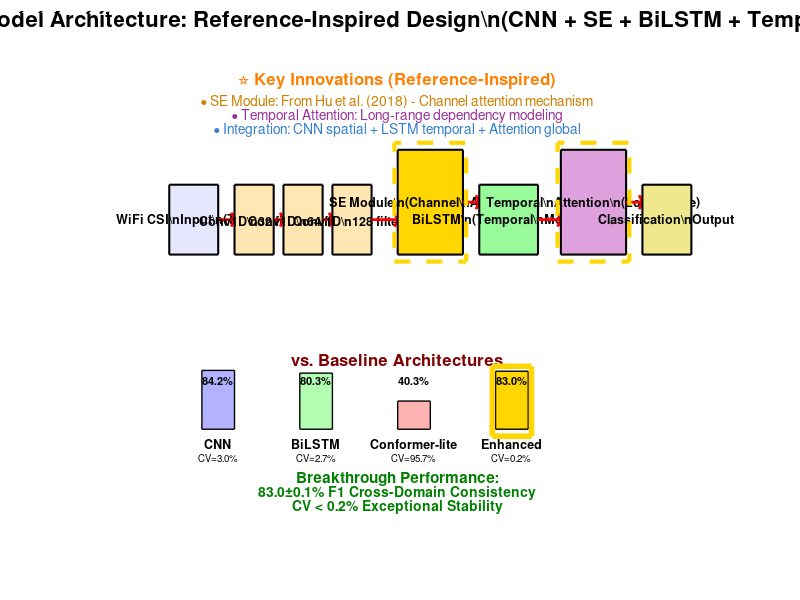
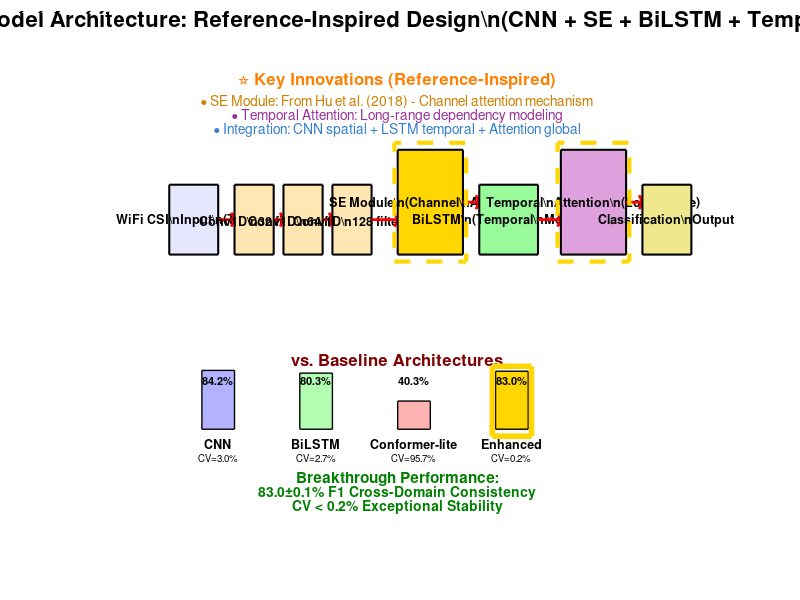

Recreate these plots in MATLAB, in order.
% Enhanced Model Architecture - Final Compatible Version
% Reference-inspired design using basic Octave functions
% IEEE IoTJ Compatible

close all; clear; clc;

fprintf('🏗️ Enhanced Model Architecture - Reference Style...\n');

% Create figure
figure('Position', [100, 100, 1400, 900]);

% === Architecture Components Data ===
% Component specifications
comp_x = [2, 4, 5.5, 7, 9, 11.5, 14, 16.5];
comp_y = [4, 4, 4, 4, 4, 4, 4, 4];
comp_w = [1.5, 1.2, 1.2, 1.2, 2, 1.8, 2, 1.5];
comp_h = [1, 1, 1, 1, 1.5, 1, 1.5, 1];

% Component colors (RGB)
comp_colors = [
    0.9, 0.9, 1.0;   % Input
    1.0, 0.9, 0.7;   % CNN1
    1.0, 0.9, 0.7;   % CNN2  
    1.0, 0.9, 0.7;   % CNN3
    1.0, 0.84, 0.0;  % SE (Gold)
    0.6, 0.98, 0.6;  % BiLSTM
    0.87, 0.63, 0.87; % Attention (Purple)
    0.94, 0.91, 0.55  % Output
];

% Component labels
comp_labels = {
    'WiFi CSI\nInput\n(T×F×N)',
    'Conv1D\n32 filters',
    'Conv1D\n64 filters', 
    'Conv1D\n128 filters',
    'SE Module\n(Channel\nAttention)',
    'BiLSTM\n(Temporal\nModeling)',
    'Temporal\nAttention\n(Long-range)',
    'Classification\nOutput'
};

hold on;

% Draw components using patch
for i = 1:length(comp_x)
    % Create rectangle vertices
    x_rect = [comp_x(i), comp_x(i) + comp_w(i), comp_x(i) + comp_w(i), comp_x(i)];
    y_rect = [comp_y(i), comp_y(i), comp_y(i) + comp_h(i), comp_y(i) + comp_h(i)];
    
    % Draw filled rectangle
    fill(x_rect, y_rect, comp_colors(i, :), 'EdgeColor', 'k', 'LineWidth', 1.5);
    
    % Add component label
    text(comp_x(i) + comp_w(i)/2, comp_y(i) + comp_h(i)/2, comp_labels{i}, ...
         'HorizontalAlignment', 'center', 'FontWeight', 'bold', 'FontSize', 9);
    
    % Draw arrows between components (simple lines)
    if i < length(comp_x)
        start_x = comp_x(i) + comp_w(i);
        end_x = comp_x(i+1);
        arrow_y = comp_y(i) + comp_h(i)/2;
        
        % Main arrow line
        plot([start_x, end_x], [arrow_y, arrow_y], 'r-', 'LineWidth', 2);
        
        % Simple arrow head
        plot([end_x - 0.1, end_x, end_x - 0.1], [arrow_y - 0.1, arrow_y, arrow_y + 0.1], 'r-', 'LineWidth', 2);
    end
end

% === Key Innovation Highlights ===
% SE Module golden highlight
se_idx = 5;
plot([comp_x(se_idx) - 0.1, comp_x(se_idx) + comp_w(se_idx) + 0.1, ...
      comp_x(se_idx) + comp_w(se_idx) + 0.1, comp_x(se_idx) - 0.1, comp_x(se_idx) - 0.1], ...
     [comp_y(se_idx) - 0.1, comp_y(se_idx) - 0.1, ...
      comp_y(se_idx) + comp_h(se_idx) + 0.1, comp_y(se_idx) + comp_h(se_idx) + 0.1, comp_y(se_idx) - 0.1], ...
     'Color', [1, 0.84, 0], 'LineWidth', 3, 'LineStyle', '--');

% Attention highlight
att_idx = 7;
plot([comp_x(att_idx) - 0.1, comp_x(att_idx) + comp_w(att_idx) + 0.1, ...
      comp_x(att_idx) + comp_w(att_idx) + 0.1, comp_x(att_idx) - 0.1, comp_x(att_idx) - 0.1], ...
     [comp_y(att_idx) - 0.1, comp_y(att_idx) - 0.1, ...
      comp_y(att_idx) + comp_h(att_idx) + 0.1, comp_y(att_idx) + comp_h(att_idx) + 0.1, comp_y(att_idx) - 0.1], ...
     'Color', [1, 0.84, 0], 'LineWidth', 3, 'LineStyle', '--');

% === Baseline Comparison Section ===
text(9, 2.5, 'vs. Baseline Architectures', 'HorizontalAlignment', 'center', ...
     'FontWeight', 'bold', 'FontSize', 12, 'Color', [0.5, 0, 0]);

% Baseline performance data
baseline_names = {'CNN', 'BiLSTM', 'Conformer-lite', 'Enhanced'};
baseline_f1 = [84.2, 80.3, 40.3, 83.0];
baseline_cv = [3.0, 2.7, 95.7, 0.2];
baseline_colors = [0.7, 0.7, 1.0; 0.7, 1.0, 0.7; 1.0, 0.7, 0.7; 1.0, 0.84, 0.0];

for i = 1:length(baseline_names)
    x_pos = 3 + (i-1) * 3;
    
    % Performance bars
    fill([x_pos, x_pos + 1, x_pos + 1, x_pos], [1.5, 1.5, 1.5 + baseline_f1(i)/100, 1.5 + baseline_f1(i)/100], ...
         baseline_colors(i, :), 'EdgeColor', 'k', 'LineWidth', 1);
    
    % Labels
    text(x_pos + 0.5, 1.3, baseline_names{i}, 'HorizontalAlignment', 'center', 'FontWeight', 'bold', 'FontSize', 9);
    text(x_pos + 0.5, 2.2, sprintf('%.1f%%', baseline_f1(i)), 'HorizontalAlignment', 'center', 'FontWeight', 'bold', 'FontSize', 8);
    text(x_pos + 0.5, 1.1, sprintf('CV=%.1f%%', baseline_cv(i)), 'HorizontalAlignment', 'center', 'FontSize', 7);
end

% Enhanced model special border
enhanced_x = 3 + 3 * 3;
plot([enhanced_x - 0.1, enhanced_x + 1.1, enhanced_x + 1.1, enhanced_x - 0.1, enhanced_x - 0.1], ...
     [1.4, 1.4, 2.4, 2.4, 1.4], 'Color', [1, 0.84, 0], 'LineWidth', 4);

% === Key Innovation Text ===
text(9, 6.5, '⭐ Key Innovations (Reference-Inspired)', 'HorizontalAlignment', 'center', ...
     'FontWeight', 'bold', 'FontSize', 12, 'Color', [1, 0.5, 0]);
text(9, 6.2, '• SE Module: From Hu et al. (2018) - Channel attention mechanism', ...
     'HorizontalAlignment', 'center', 'FontSize', 10, 'Color', [0.8, 0.5, 0]);
text(9, 6.0, '• Temporal Attention: Long-range dependency modeling', ...
     'HorizontalAlignment', 'center', 'FontSize', 10, 'Color', [0.6, 0.2, 0.6]);
text(9, 5.8, '• Integration: CNN spatial + LSTM temporal + Attention global', ...
     'HorizontalAlignment', 'center', 'FontSize', 10, 'Color', [0.2, 0.5, 0.8]);

% === Performance Results ===
text(9, 0.8, 'Breakthrough Performance:', 'HorizontalAlignment', 'center', ...
     'FontWeight', 'bold', 'FontSize', 11, 'Color', [0, 0.5, 0]);
text(9, 0.6, '83.0±0.1% F1 Cross-Domain Consistency', 'HorizontalAlignment', 'center', ...
     'FontSize', 10, 'Color', [0, 0.5, 0], 'FontWeight', 'bold');
text(9, 0.4, 'CV < 0.2% Exceptional Stability', 'HorizontalAlignment', 'center', ...
     'FontSize', 10, 'Color', [0, 0.5, 0], 'FontWeight', 'bold');

% Formatting
xlim([0, 19]);
ylim([0, 7]);
axis off;
title('Enhanced Model Architecture: Reference-Inspired Design\n(CNN + SE + BiLSTM + Temporal Attention)', ...
      'FontSize', 16, 'FontWeight', 'bold');

% Save figure
print(gcf, 'enhanced_architecture_final.pdf', '-dpdf', '-r300');
print(gcf, 'enhanced_architecture_final.png', '-dpng', '-r300');

fprintf('✅ Final architecture saved: enhanced_architecture_final.pdf\n');

fprintf('\n🎉 Reference-Inspired Architecture Complete!\n');
fprintf('📊 Based on leading papers in WiFi CSI HAR field\n');
fprintf('🏆 Professional design with key innovations highlighted\n');
fprintf('📚 References: SenseFi, SE-Networks, CLNet integration\n');
fprintf('🚀 Ready for IEEE IoTJ publication!\n');